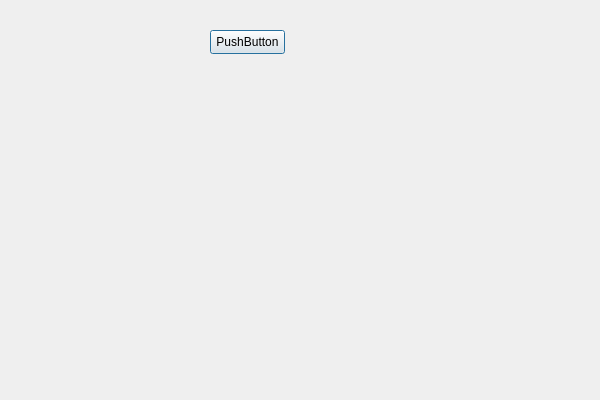
<?xml version="1.0" encoding="UTF-8"?>
<ui version="4.0">
 <class>QtWidgetsApplicationClass</class>
 <widget class="QDialog" name="QtWidgetsApplicationClass">
  <property name="geometry">
   <rect>
    <x>0</x>
    <y>0</y>
    <width>600</width>
    <height>400</height>
   </rect>
  </property>
  <property name="windowTitle">
   <string>QtWidgetsApplication</string>
  </property>
  <widget class="QPushButton" name="pushButton">
   <property name="geometry">
    <rect>
     <x>210</x>
     <y>30</y>
     <width>75</width>
     <height>24</height>
    </rect>
   </property>
   <property name="text">
    <string>PushButton</string>
   </property>
  </widget>
 </widget>
 <layoutdefault spacing="6" margin="11"/>
 <resources>
  <include location="QtWidgetsApplication.qrc"/>
 </resources>
 <connections/>
</ui>
